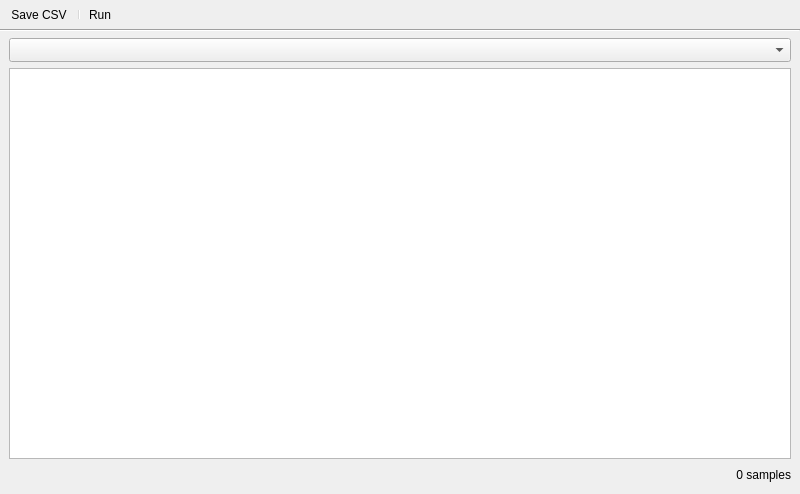
<?xml version="1.0" encoding="UTF-8"?>
<ui version="4.0">
 <class>SignalPlotter</class>
 <widget class="QWidget" name="SignalPlotter">
  <property name="geometry">
   <rect>
    <x>0</x>
    <y>0</y>
    <width>800</width>
    <height>494</height>
   </rect>
  </property>
  <property name="minimumSize">
   <size>
    <width>500</width>
    <height>300</height>
   </size>
  </property>
  <property name="contextMenuPolicy">
   <enum>Qt::NoContextMenu</enum>
  </property>
  <property name="windowTitle">
   <string>Signal Plotter</string>
  </property>
  <property name="locale">
   <locale language="English" country="UnitedStates"/>
  </property>
  <layout class="QVBoxLayout" name="verticalLayout">
   <property name="leftMargin">
    <number>0</number>
   </property>
   <property name="topMargin">
    <number>0</number>
   </property>
   <property name="rightMargin">
    <number>0</number>
   </property>
   <property name="bottomMargin">
    <number>0</number>
   </property>
   <item>
    <widget class="QFrame" name="frame">
     <property name="sizePolicy">
      <sizepolicy hsizetype="Minimum" vsizetype="Minimum">
       <horstretch>0</horstretch>
       <verstretch>0</verstretch>
      </sizepolicy>
     </property>
     <property name="frameShape">
      <enum>QFrame::Panel</enum>
     </property>
     <property name="frameShadow">
      <enum>QFrame::Raised</enum>
     </property>
     <property name="lineWidth">
      <number>0</number>
     </property>
     <layout class="QVBoxLayout" name="verticalLayout_2">
      <property name="spacing">
       <number>0</number>
      </property>
      <property name="leftMargin">
       <number>0</number>
      </property>
      <property name="topMargin">
       <number>0</number>
      </property>
      <property name="rightMargin">
       <number>0</number>
      </property>
      <property name="bottomMargin">
       <number>0</number>
      </property>
      <item>
       <widget class="QToolBar" name="MainToolBar">
        <property name="windowTitle">
         <string>toolBar</string>
        </property>
        <property name="movable">
         <bool>false</bool>
        </property>
        <property name="floatable">
         <bool>false</bool>
        </property>
        <addaction name="action_Save_CSV"/>
        <addaction name="separator"/>
        <addaction name="action_Run"/>
       </widget>
      </item>
      <item>
       <widget class="Line" name="line">
        <property name="orientation">
         <enum>Qt::Horizontal</enum>
        </property>
       </widget>
      </item>
     </layout>
    </widget>
   </item>
   <item>
    <widget class="QFrame" name="mainFrame">
     <property name="frameShape">
      <enum>QFrame::NoFrame</enum>
     </property>
     <property name="frameShadow">
      <enum>QFrame::Plain</enum>
     </property>
     <property name="lineWidth">
      <number>0</number>
     </property>
     <layout class="QVBoxLayout" name="verticalLayout_3">
      <property name="topMargin">
       <number>0</number>
      </property>
      <item>
       <widget class="QComboBox" name="CBSource">
        <property name="minimumSize">
         <size>
          <width>0</width>
          <height>24</height>
         </size>
        </property>
        <property name="iconSize">
         <size>
          <width>20</width>
          <height>20</height>
         </size>
        </property>
       </widget>
      </item>
      <item>
       <widget class="QChartView" name="Signal">
        <property name="sizePolicy">
         <sizepolicy hsizetype="Expanding" vsizetype="Expanding">
          <horstretch>0</horstretch>
          <verstretch>0</verstretch>
         </sizepolicy>
        </property>
        <property name="minimumSize">
         <size>
          <width>200</width>
          <height>0</height>
         </size>
        </property>
        <property name="contextMenuPolicy">
         <enum>Qt::CustomContextMenu</enum>
        </property>
       </widget>
      </item>
      <item>
       <layout class="QHBoxLayout" name="horizontalLayout">
        <item>
         <spacer name="horizontalSpacer">
          <property name="orientation">
           <enum>Qt::Horizontal</enum>
          </property>
          <property name="sizeHint" stdset="0">
           <size>
            <width>40</width>
            <height>20</height>
           </size>
          </property>
         </spacer>
        </item>
        <item>
         <widget class="QLabel" name="LNumSamples">
          <property name="text">
           <string>0 samples</string>
          </property>
          <property name="alignment">
           <set>Qt::AlignRight|Qt::AlignTrailing|Qt::AlignVCenter</set>
          </property>
         </widget>
        </item>
       </layout>
      </item>
     </layout>
    </widget>
   </item>
  </layout>
  <action name="action_Save_CSV">
   <property name="icon">
    <iconset resource="../DynExpManager.qrc">
     <normaloff>:/DynExpManager/icons/Document-save.svg</normaloff>:/DynExpManager/icons/Document-save.svg</iconset>
   </property>
   <property name="text">
    <string>Save CSV</string>
   </property>
   <property name="iconText">
    <string>Save CSV</string>
   </property>
  </action>
  <action name="action_Run">
   <property name="checkable">
    <bool>true</bool>
   </property>
   <property name="icon">
    <iconset resource="../DynExpManager.qrc">
     <normaloff>:/DynExpManager/icons/Media-playback-start.svg</normaloff>:/DynExpManager/icons/Media-playback-start.svg</iconset>
   </property>
   <property name="text">
    <string>Run</string>
   </property>
  </action>
 </widget>
 <customwidgets>
  <customwidget>
   <class>QChartView</class>
   <extends>QGraphicsView</extends>
   <header>QtCharts</header>
  </customwidget>
 </customwidgets>
 <tabstops>
  <tabstop>CBSource</tabstop>
  <tabstop>Signal</tabstop>
 </tabstops>
 <resources>
  <include location="../QModules.qrc"/>
  <include location="../DynExpManager.qrc"/>
 </resources>
 <connections>
  <connection>
   <sender>action_Save_CSV</sender>
   <signal>triggered()</signal>
   <receiver>SignalPlotter</receiver>
   <slot>OnSaveCSVClicked()</slot>
   <hints>
    <hint type="sourcelabel">
     <x>-1</x>
     <y>-1</y>
    </hint>
    <hint type="destinationlabel">
     <x>399</x>
     <y>249</y>
    </hint>
   </hints>
  </connection>
  <connection>
   <sender>Signal</sender>
   <signal>customContextMenuRequested(QPoint)</signal>
   <receiver>SignalPlotter</receiver>
   <slot>OnPlotContextMenuRequested(QPoint)</slot>
   <hints>
    <hint type="sourcelabel">
     <x>399</x>
     <y>263</y>
    </hint>
    <hint type="destinationlabel">
     <x>399</x>
     <y>246</y>
    </hint>
   </hints>
  </connection>
 </connections>
 <slots>
  <slot>OnSaveCSVClicked()</slot>
  <slot>OnPlotContextMenuRequested(QPoint)</slot>
 </slots>
</ui>
